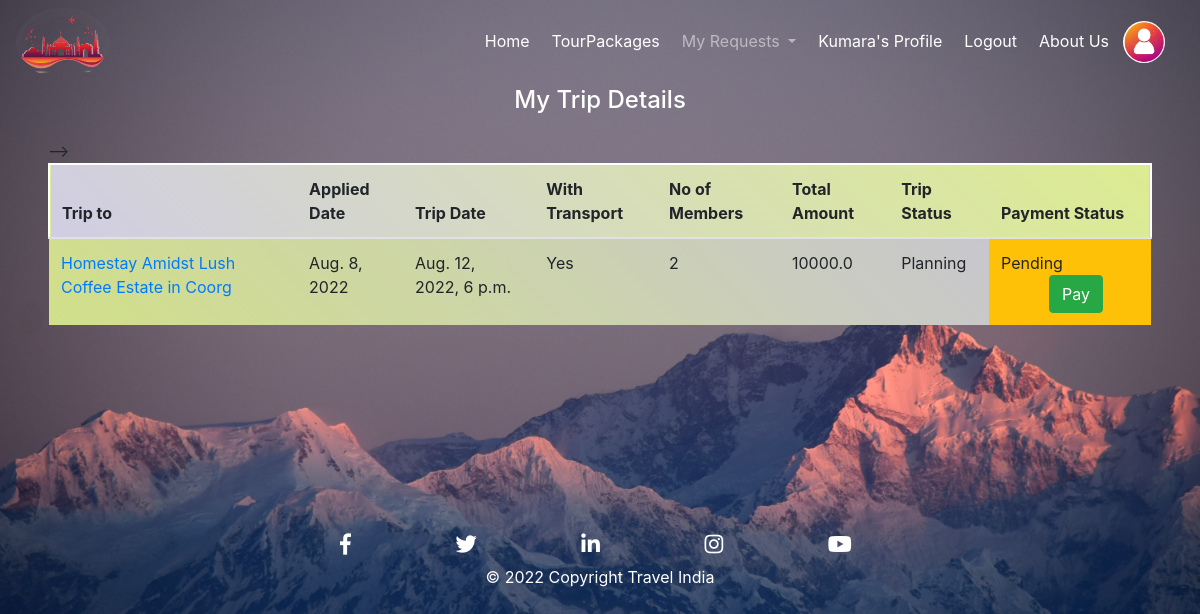
The page /my_trips/ (signed in) on the database its author committed.
### TourPackages/models.py (models this page shows, shortened)
class Trip_Requests(models.Model):
    Date_Applied = models.DateTimeField(default=timezone.now)
    Applied_By = models.ForeignKey(User, on_delete=models.CASCADE)
    Applied_For = models.ForeignKey(TripInfo, on_delete=models.CASCADE)
    Transport_Opted = models.CharField(max_length=20)
    Payment_Status = models.CharField(max_length=20)
    No_of_Seats_Applied = models.IntegerField(max_length=2)
    Amount = models.FloatField(max_length=10, default=None, null=True)

class TripInfo(models.Model):
    Seats_Available = models.IntegerField(max_length=2)
    Trip_Start_Date = models.DateTimeField()
    Trip_End_Date = models.DateTimeField()
    Trip_For = models.ForeignKey(Packages, on_delete=models.CASCADE)
    Trip_status = models.CharField(max_length=20, default=None, choices=status)

class Packages(models.Model):
    PlaceImage1 = models.ImageField(default = "DPlace.jpg", upload_to = 'Places/')
    PlaceImage2 = models.ImageField(default = "DPlace.jpg", upload_to = 'Places/')
    PlaceImage3 = models.ImageField(default = "DPlace.jpg", upload_to = 'Places/')
    PlaceName = models.CharField(max_length=100, default=None, null=True)
    Country = models.CharField(max_length=100, default=None, null=True)
    State = models.CharField(max_length=100, default=None, null=True)
    City = models.CharField(max_length=100, default=None, null=True)
    PlaceDescription = models.TextField(default=None, null=True)
    no_Days = models.CharField(max_length=10, default=None, null=True)
    Amount = models.FloatField(max_length=10, default=None, null=True)
    stayDetails = models.TextField(default=None, null=True)
    Activities = models.TextField(default=None, null=True)
    Startpoint = models.CharField(max_length=50, default=None, null=True )
    Endpoint = models.CharField(max_length=50, default=None, null=True)
    Exclusions = models.TextField(default=None, null=True)
    Season = models.CharField(max_length=50, default=None, null=True, choices=Seasons)

### TourPackages/views.py (the view)
# urls.py: path('my_trips/', views.mytrip.as_view(), name='MyTrip_URL' ),
class mytrip(LoginRequiredMixin,ListView):
    model = Trip_Requests
    template_name = 'TourPackages/mytrip.html'
    context_object_name = 'requests'
    paginate_by = 5
    def get_queryset(self):
        req = Trip_Requests.objects.filter(Applied_By=self.request.user)
        return req

### TourPackages/templates/TourPackages/mytrip.html (shortened to what this page needs)
{% extends 'TourPackages/Base.html' %}
{% block content %}
<div class="ml-5 mr-5">
    <form method="get" action="#">
        <h4 class="mb-4" style="text-align: center; color: white;">
            My Trip Details
        </h4>
    <table class="table table-hover table-striped">
        <thead class="">
            <tr>
                <th scope="col">Trip to</th>
                <th scope="col">Applied Date</th>
                <th scope="col">Trip Date</th>
                <th scope="col">With Transport</th>
                <th scope="col">No of Members</th>
                <th scope="col">Total Amount</th>
                <th scope="col">Trip Status</th>
                <th scope="col">Payment Status</th>
            </tr>
        </thead>
        <tbody>
        {% for request in requests %}
        <tr>
            <td scope="row"> <a href="{% url 'Package_details_URL' request.Applied_For.Trip_For.id %}" style="text-decoration: none;">{{ request.Applied_For.Trip_For.PlaceName }}</a></td>
            <td>{{ request.Date_Applied.date }}</td>
            <td>{{ request.Applied_For.Trip_Start_Date }}</td>
            <td>{{ request.Transport_Opted }}</td>
            <td>{{ request.No_of_Seats_Applied }}</td>
            <td>{{ request.Amount }}</td>
            <td class="">{{ request.Applied_For.Trip_status }}</td>
            {% if request.Payment_Status == 'Pending' %}
                <td class="bg-warning">{{ request.Payment_Status }} <a class="btn btn-success ml-5" href="{% url 'mytrip-detail' request.id %}">Pay</a> </td>
            {% else %}
                <td class="bg-success">{{ request.Payment_Status }}</td>
            {% endif %}
          </tr>
        {% empty %}
        <tr>
            <td align="center" colspan="7" class="text-white" >No Entries</td>
        </tr>
        {% endfor %}-->
        </tbody>
        </table>
    </form>
</div>
{% endblock content %}

### TourPackages/templates/TourPackages/Base.html (shortened to what this page needs)
<!DOCTYPE html>
<html>
<head>
  <link rel="stylesheet" href="https://maxcdn.bootstrapcdn.com/bootstrap/4.4.1/css/bootstrap.min.css">
  <link rel="stylesheet" href="https://use.fontawesome.com/releases/v5.7.0/css/all.css">
</head>
</head>
<body onload="loadfunction()" style="background:#fff url('/media/banner2.jpg') no-repeat; background-size: cover; position: relative;">
	<nav class="navbar navbar-expand-lg navbar-dark ">
        <a class="" href="{% url 'Home_URL' %}"><img class="rounded-circle" src="/media/logo2.png" style="height: 70px;"></a>
        <div id="navbarNavDropdown" class="navbar navbar-collapse collapse">
            <ul class="navbar-nav">
                  <li class="nav-item">
                      <a class="navhead rounded nav-link text-white" href="{% url 'Home_URL' %}">Home</a>
                  </li>
                  {% if user.is_authenticated %}
                      <li class="nav-item">
                        <a class="navhead rounded nav-link text-white" href="{% url 'Package_URL' %}">TourPackages</a>
                      </li>
                      <li class="nav-item dropdown">
                        <a class="navhead rounded nav-link dropdown-toggle" href="#" id="navbarDropdownMenuLink" data-toggle="dropdown" aria-haspopup="true" aria-expanded="false">
                          My Requests
                        </a>
                      </li>
                      <li class="nav-item">
                        <a class="navhead rounded nav-link text-white" href="{% url 'Profile_URL' %}">{{ user.first_name }}'s Profile</a>
                      </li>
                    <li class="nav-item">
                    <a class="navhead rounded nav-link text-white" href="{% url 'Logout_URL' %}">Logout</a>
                    </li>
                  {% endif %}
                  <li class="nav-item">
                      <a class="navhead rounded nav-link text-white" href="{% url 'AboutUs_URL' %}">About Us</a>
                  </li>
                  <li class="nav-item">
                      <a  href="{% url 'admin:index' %}" >
                       <img src="/media/User_logo.jpg" class = "rounded-circle" style="width:42px;height:42px;border:0;">
                      </a>
                  </li>
    			</ul>
    	</div>
	</nav>
          {% block content %}{% endblock %}
<footer class="page-footer font-small cyan darken-3 text-white" style="margin-top: 200px;">
  <div class="container">
    <div class="row">
        <div class="mt-2" style="align-content: center; margin-left: 260px;">
          <a class="footer_icons" target="_blank" href ="https://www.facebook.com/Meta/"><i class="fab fa-facebook-f fa-lg"></i></a>
          <a class="footer_icons" target="_blank" href ="https://mobile.twitter.com/explore"><i class="fab fa-twitter fa-lg "></i></a>
          <a class="footer_icons" target="_blank" href ="https://in.linkedin.com/"><i class="fab fa-linkedin-in fa-lg "></i></a>
          <a class="footer_icons" target="_blank" href ="https://www.instagram.com/instagram/?hl=en"><i class="fab fa-instagram fa-lg "></i></a>
          <a class="footer_icons" target="_blank" href ="https://www.youtube.com/" ><i class="fab fa-youtube fa-lg white-text "> </i></a>
        </div>
    </div>
  </div>
  <div class="footer-copyright text-center py-2" style="width: 100%;">
    © 2022 Copyright Travel India
  </div>
</footer>
</body>
</html>

### TourPackages/templates/TourPackages/Base.html (style rules this page uses)
.footer_icons { margin: 20px; padding: 30px; text-decoration: none; color: white; }
.navbar li { margin: 3px; }
.navbar li::after { content: ''; width: 0%; height: 2px; background: white; display: block; margin: auto; transition: 0.5s; }

### TourPackages/templates/TourPackages/mytrip.html (style rules this page uses)
thead { background: linear-gradient(45deg, #d1cde4, #dcec91); border: 2.5px solid white; }
tbody { background: linear-gradient(45deg,#dcec91, #d1cde4); }

### rows shown on the page
Trip_Requests: Applied_For.Trip_For.PlaceName "Homestay Amidst Lush Coffee Estate in Coorg", Date_Applied "Aug. 8, 2022", Applied_For.Trip_Start_Date "Aug. 12, 2022, 6 p.m.", Transport_Opted "Yes", No_of_Seats_Applied "2", Amount "10000.0", Applied_For.Trip_status "Planning", Payment_Status "Pending"

### other values the page prints
{{ user.first_name }} "Kumara"
